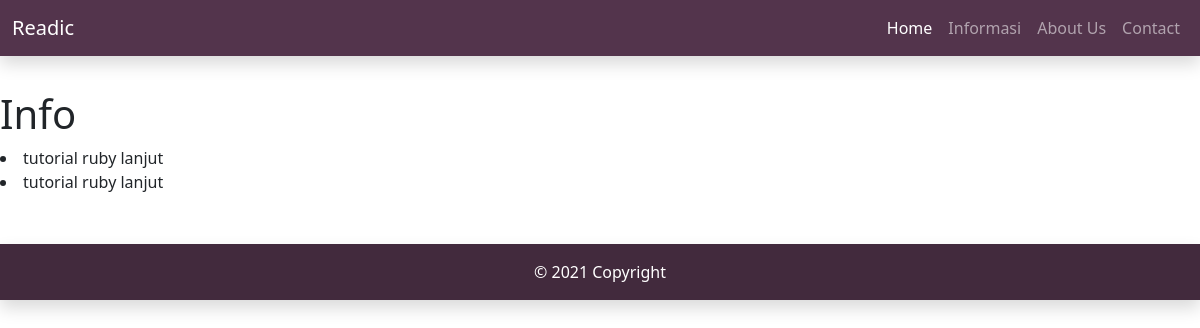
The page /info/ on the database as committed earlier.
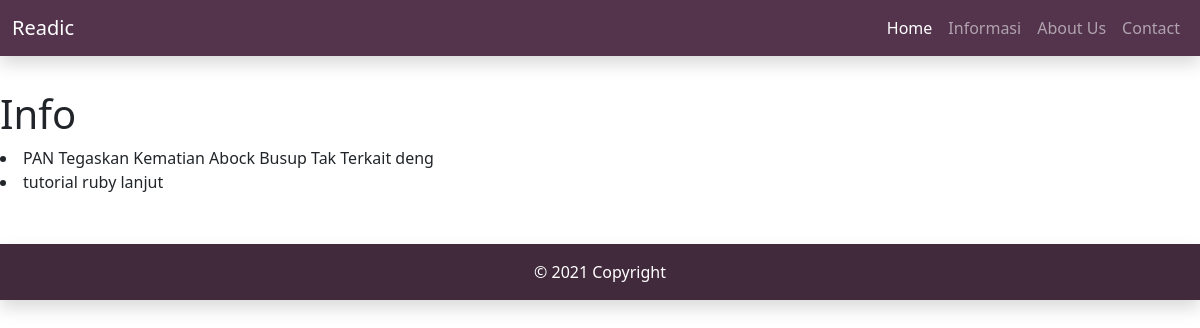
The same page on the database as committed later.
### readicapp/models.py (models this page shows, shortened)
class Artikel(models.Model):
    judul = models.CharField(max_length=50)
    deskripsi = models.CharField(max_length=50)
    konten = models.TextField()
    genre_id = models.ForeignKey(Genre, on_delete=models.CASCADE, null=True)
    cover = models.ImageField(upload_to='cover/', null=True)

### readicapp/views.py (the view)
# urls.py: path('info/', info, name='info'),
def info(request):
    artikel = Artikel.objects.all()
    konteks = {
        'artikel' : artikel,
    }
    return render(request, 'frontend/info.html', konteks)

### readicapp/templates/frontend/info.html
{% extends 'homeNavbar.html' %}
{% block content %}
<div class="content">
<h1>Info </h1>
{% for artikel in artikel %}
    <li>{{ artikel.judul }}</li>
{% endfor %}
</div>
{% endblock %}

Rows that differ between the two databases and show on the page:
removed Artikel: judul "tutorial ruby lanjut"
added Artikel: judul "PAN Tegaskan Kematian Abock Busup Tak Terkait deng"
